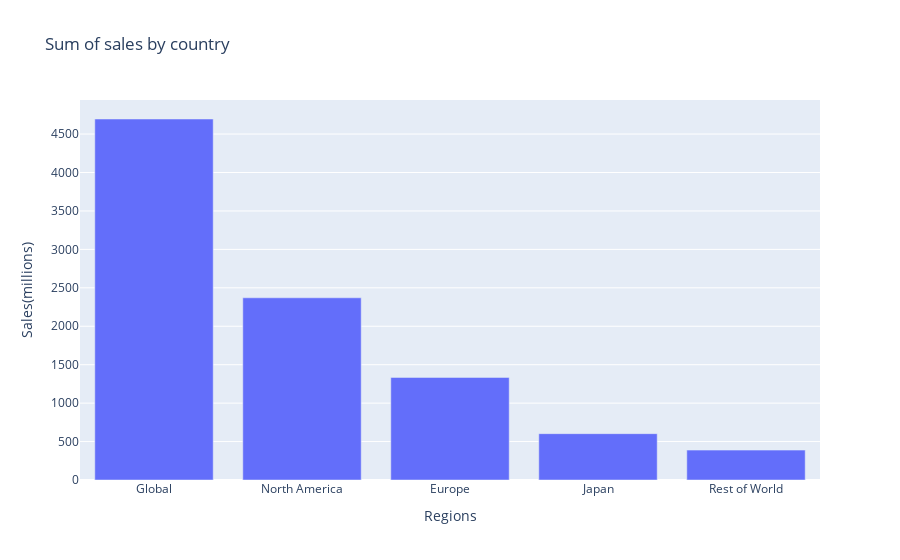

The cell this chart's notebook holds for it:
### Markdown cell above
### 3. Most selling region

### Code cell
sales_by_category = df[["North America","Europe","Japan","Rest of World","Global"]].sum().sort_values(ascending=False)

# Creating a Chart Using Plotly
fig = go.Figure()

fig.add_trace(go.Bar(x=sales_by_category.index, y=sales_by_category.values))  # Removing Text from Bars

fig.update_layout(title='Sum of sales by country',
                  xaxis_title='Regions',
                  yaxis_title='Sales(millions)',
                  hovermode='x unified')
fig.show()

### Figure 1 — Plotly figure (JSON) as saved in the notebook; plotly's stock layout.template omitted (floating-point values rounded to 4 significant figures)
{"data": [{"type": "bar", "x": ["Global", "North America", "Europe", "Japan", "Rest of World"], "y": [4696, 2370.0, 1334.0, 602.8, 388.9]}], "layout": {"hovermode": "x unified", "title": {"text": "Sum of sales by country"}, "xaxis": {"title": {"text": "Regions"}}, "yaxis": {"title": {"text": "Sales(millions)"}}}}
